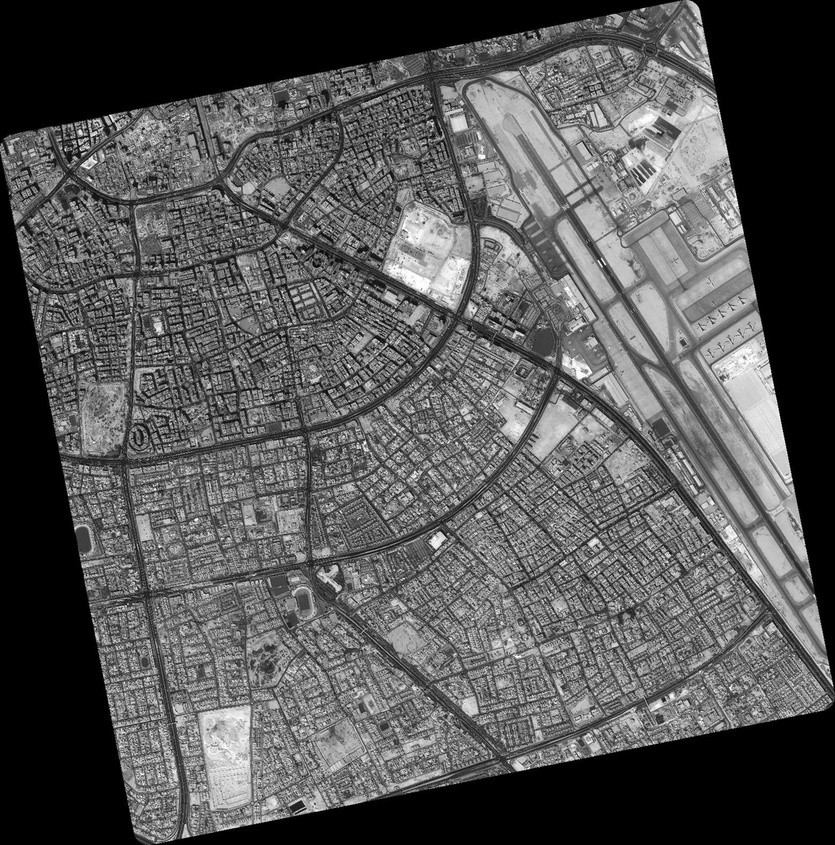
#> input picture Gray_Images/bw1.jpg, 835 x 845 px, shrunk from 1560 x 1580 before the run; its folder holds 4 pictures in this run
$ python gray_normalize_histograme.py
#> lines starting #> are read from the running program, lines starting #| are printed output that depends on the picture
import cv2
import os
import matplotlib.pyplot as plt

def plot_image_and_histogram(ax, image, title):
    # 이미지 표시
    ax[0].imshow(cv2.cvtColor(image, cv2.COLOR_BGR2RGB))  # BGR to RGB for proper display
    ax[0].set_title(title)

    # 히스토그램 계산
    histogram = cv2.calcHist([image], [0], None, [256], [0, 256])

    # 히스토그램 표시
    ax[1].plot(histogram, color='black')
    ax[1].set_title('Histogram')
    ax[1].set_xlabel('Pixel Value')
    ax[1].set_ylabel('Frequency')

def normalize_image(image):
    # 이미지 정규화 (0~1 범위로)
    normalized_image = cv2.normalize(image, None, 0, 255, cv2.NORM_MINMAX)
    return normalized_image

def process_images_in_folder(folder_path):
    # 폴더 내 모든 파일에 대해 반복
#> called with folder_path = 'Gray_Images/'
    for filename in os.listdir(folder_path):
        # 파일 경로 생성
        file_path = os.path.join(folder_path, filename)

        # 파일이 이미지인지 확인
        if os.path.isfile(file_path) and any(file_path.lower().endswith(ext) for ext in ['.png', '.jpg', '.jpeg']):
            # 이미지 읽기
            color_image = cv2.imread(file_path)
#> color_image is the input picture: shape (845, 835, 3); min 0, max 255, mean 86.5

            # 이미지 정규화
            normalized_image = normalize_image(color_image)

            # 새로운 figure 생성
            fig, ax = plt.subplots(2, 2, figsize=(12, 6))

            # 원본 이미지와 히스토그램 시각화
            plot_image_and_histogram(ax[0], color_image, f'Original Image and Histogram for {filename}')
#> in plot_image_and_histogram, `histogram = cv2.calcHist([image], [0], None, [256], [0, 256])`: histogram = 256 values, max 179238 at index 0, min 56 at index 254, mean 2756.2

            # 정규화된 이미지와 히스토그램 시각화
            plot_image_and_histogram(ax[1], normalized_image, f'Normalized Image and Histogram for {filename}')

            # plt에 표시
            plt.tight_layout()
            plt.show()
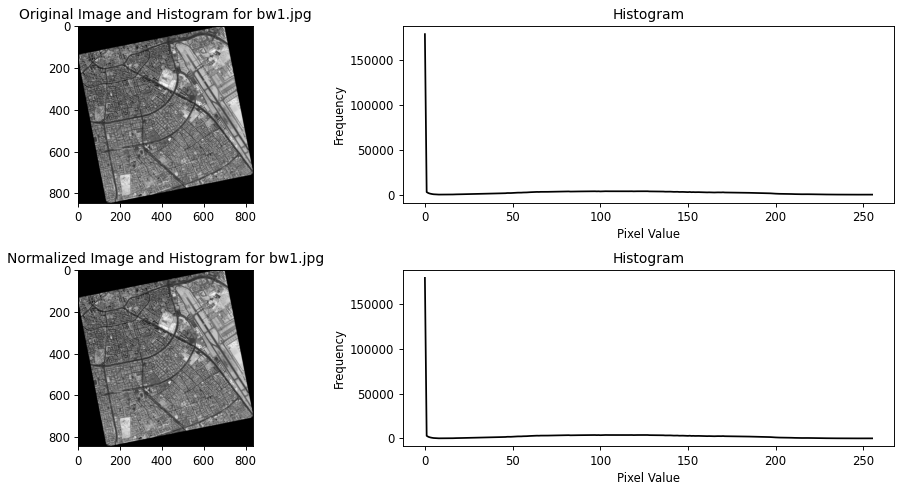
#> figure drawn by matplotlib, 4 panels; panel 2: curve peaks at x = 0, y = 179238; panel 4: curve peaks at x = 0, y = 179238
#> pass 2 of the loop in process_images_in_folder, `for filename in os.listdir(folder_path):`:
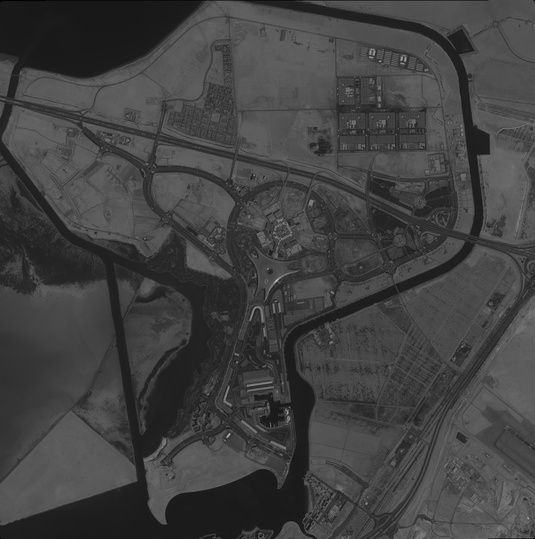
#> input picture Gray_Images/bw2.jpg, 535 x 539 px, shrunk from 1000 x 1007 before the run
#> in process_images_in_folder, color_image is the input picture: shape (539, 535, 3); min 0, max 209, mean 65.6
#> in normalize_image (call 2), `normalized_image = cv2.normalize(image, None, 0, 255, cv2.NORM_MINMAX)`:
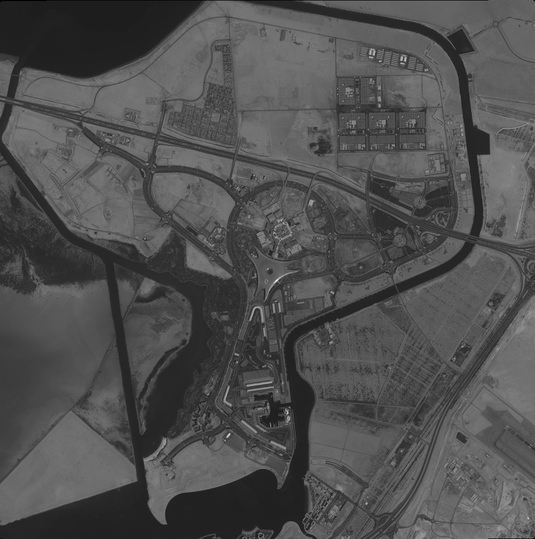
#> normalized_image: shape (539, 535, 3); min 0, max 255, mean 80
#> in process_images_in_folder, `plt.show()`:
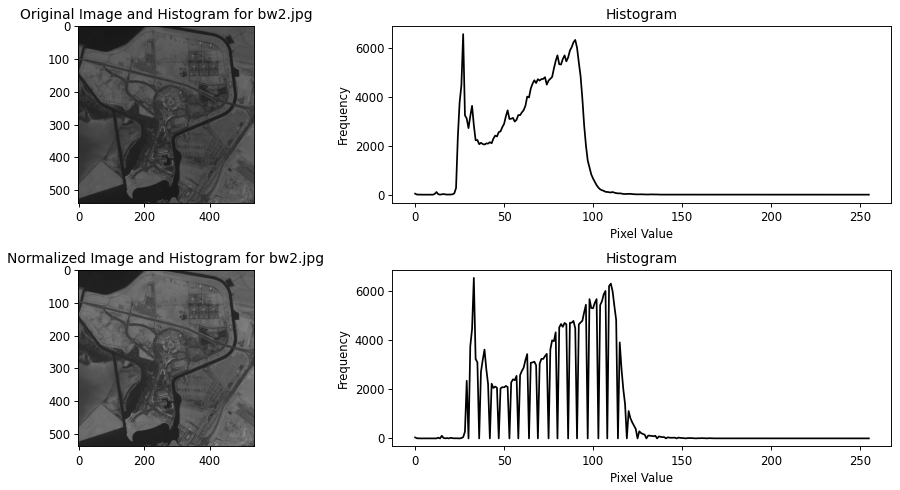
#> figure drawn by matplotlib, 4 panels; panel 2: curve peaks at x = 27, y = 6554; panel 4: curve peaks at x = 33, y = 6554
#> pass 3 of the loop in process_images_in_folder, `for filename in os.listdir(folder_path):`:
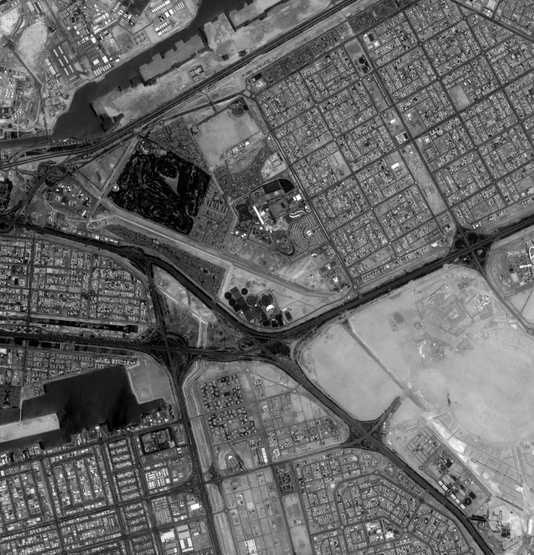
#> input picture Gray_Images/bw3.jpg, 534 x 555 px, shrunk from 998 x 1038 before the run
#> in process_images_in_folder, color_image is the input picture: shape (555, 534, 3); min 0, max 255, mean 102.8
#> in process_images_in_folder, `plt.show()`:
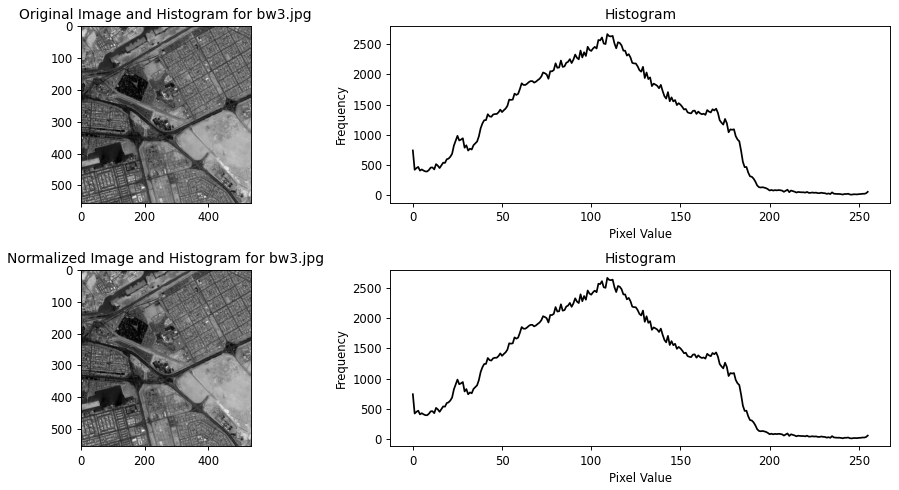
#> figure drawn by matplotlib, 4 panels; panel 2: curve peaks at x = 109, y = 2665; panel 4: curve peaks at x = 109, y = 2665
#> the loop made 4 passes; the first 3 are shown

if __name__ == "__main__":
    folder_path = "Gray_Images/"  # 실제 폴더 경로로 대체해주세요
    process_images_in_folder(folder_path)
